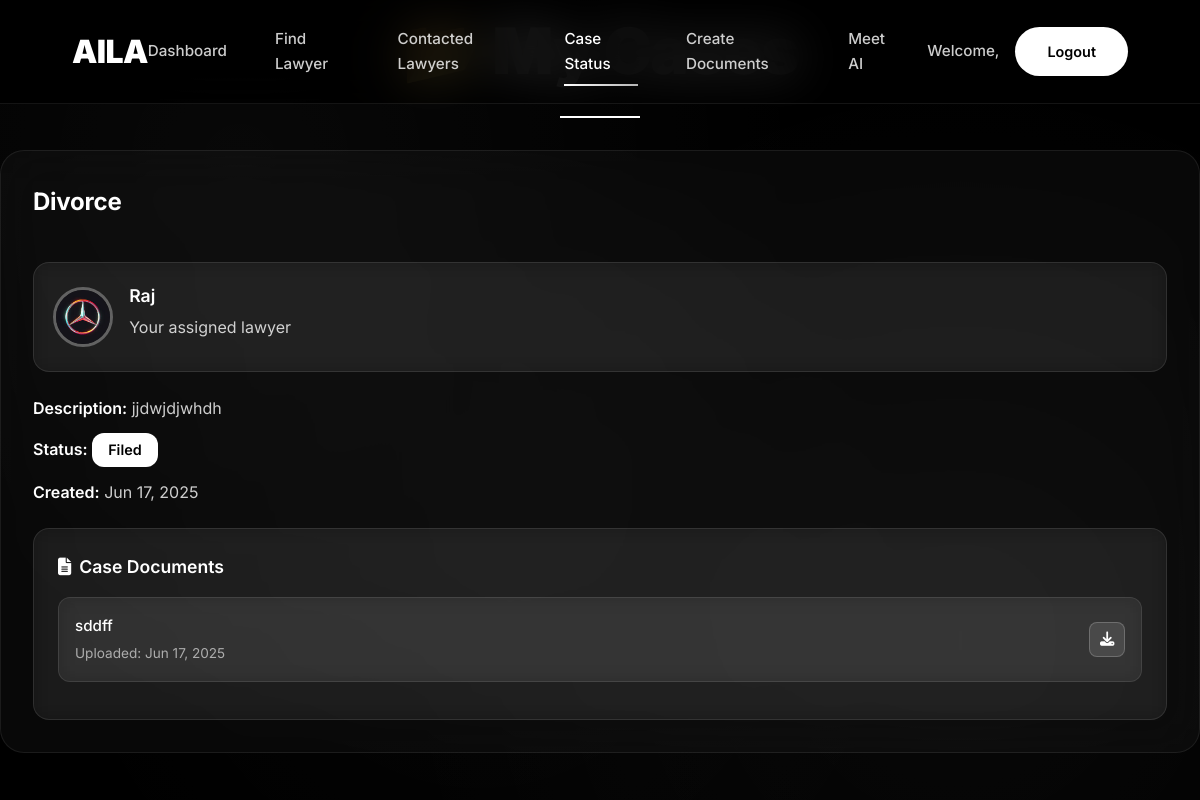
The page /user/cases/ (signed in) on the database its author committed.
### app/models.py (models this page shows, shortened)
class Case(models.Model):
    user = models.ForeignKey(settings.AUTH_USER_MODEL, on_delete=models.CASCADE)
    lawyer = models.ForeignKey(
        settings.AUTH_USER_MODEL,
        on_delete=models.SET_NULL,
        null=True,
        blank=True,
        related_name='cases_as_lawyer'
    )
    case_name = models.CharField(max_length=255)
    client_name = models.CharField(max_length=255, blank=True, null=True)
    description = models.TextField()
    status = models.CharField(max_length=50, choices=[
        ("Reviewing", "Reviewing"),
        ("Filed", "Filed"),
        ("In Court", "In Court"),
        ("Closed", "Closed"),
    ])
    created_at = models.DateTimeField(auto_now_add=True)

class LawyerProfile(models.Model):
    user = models.OneToOneField(CustomUser, on_delete=models.CASCADE)
    phone = models.CharField(max_length=15)
    city = models.CharField(max_length=50)
    experience = models.PositiveIntegerField()
    language = models.TextField(null=True, blank=True)
    practice_area = models.TextField(null=True, blank=True)
    enrollment_number = models.CharField(max_length=50)
    photo = models.ImageField(upload_to='lawyer_photos/')
    is_approved = models.BooleanField(default=False)

class CustomUser(AbstractBaseUser, PermissionsMixin):
    ROLE_CHOICES = (
        ('user', 'User'),
        ('lawyer', 'Lawyer'),
        ('admin', 'Admin'),
    )
    email = models.EmailField(unique=True)
    full_name = models.CharField(max_length=255)
    role = models.CharField(max_length=10, choices=ROLE_CHOICES, default='user')
    is_active = models.BooleanField(default=True)
    is_staff = models.BooleanField(default=False)
    otp = models.CharField(max_length=6, blank=True, null=True)
    objects = CustomUserManager()
    USERNAME_FIELD = 'email'
    REQUIRED_FIELDS = ['full_name']

class CaseDocument(models.Model):
    case = models.ForeignKey(Case, on_delete=models.CASCADE, related_name='documents')
    document = models.FileField(upload_to='case_documents/')
    document_name = models.CharField(max_length=255)
    uploaded_at = models.DateTimeField(auto_now_add=True)
    uploaded_by = models.ForeignKey(settings.AUTH_USER_MODEL, on_delete=models.CASCADE)

### app/views.py (the view)
# urls.py: path('user/cases/', views.user_case_view, name='user_cases'),
@login_required
def user_case_view(request):
    user = request.user
    cases = Case.objects.filter(user=user).order_by('-created_at')
    return render(request, 'user_case.html', {'cases': cases})

### app/templates/user_case.html (shortened to what this page needs)
{% load static %}
<!DOCTYPE html>
<html lang="en">
<head>
  <link rel="stylesheet" href="https://cdnjs.cloudflare.com/ajax/libs/font-awesome/6.5.0/css/all.min.css">
</head>
<body>
  <div class="bg-effects">
    <div class="geometric-pattern"></div>
    <div class="floating-elements" id="floating-elements"></div>
  </div>
  <header>
    <nav>
      <a href="{% url 'user_dashboard' %}" class="logo">AILA</a>
      <ul class="nav-links">
        <li><a href="{% url 'user_dashboard' %}">Dashboard</a></li>
        <li><a href="{% url 'find_lawyer' %}">Find Lawyer</a></li>
        <li><a href="{% url 'contacted_lawyers' %}">Contacted Lawyers</a></li>
        <li><a href="{% url 'user_cases' %}" class="active">Case Status</a></li>
        <li><a href="{% url 'doc' %}">Create Documents</a></li>
        <li><a href="{% url 'chatbot' %}">Meet AI</a></li>
      </ul>
      <div class="header-right">
        <span class="welcome-text">Welcome, {{ name }}</span>
        <a href="{% url 'logout' %}" class="logout-btn">Logout</a>
      </div>
    </nav>
  </header>
  <div class="container">
    <h2>📂 My Cases</h2>
    {% if cases %}
    <div class="case-list {% if cases|length == 1 %}one{% elif cases|length == 2 %}two{% elif cases|length == 3 %}three{% else %}more{% endif %}">
      {% for case in cases %}
      <div class="case-card">
        <div class="case-header">
          <div class="case-info">
            <h3>{{ case.case_name }}</h3>
          </div>
        </div>
        {% if case.lawyer %}
        <div class="lawyer-info">
          {% if case.lawyer.lawyerprofile.photo %}
            <img src="{{ case.lawyer.lawyerprofile.photo.url }}" alt="{{ case.lawyer.full_name }}" class="lawyer-avatar">
          {% else %}
            <div class="lawyer-placeholder">
              {{ case.lawyer.full_name|first|upper }}
            </div>
          {% endif %}
          <div class="lawyer-details">
            <h4>{{ case.lawyer.full_name }}</h4>
            <p>Your assigned lawyer</p>
          </div>
        </div>
        {% endif %}
        <p><strong>Description:</strong> {{ case.description }}</p>
        <p><strong>Status:</strong>
          <span class="status status-{{ case.status|slugify }}">{{ case.status }}</span>
        </p>
        <p><strong>Created:</strong> {{ case.created_at|date:"M d, Y" }}</p>
        <div class="documents-section">
          <div class="documents-header">
            <h4><i class="fas fa-file-alt"></i> Case Documents</h4>
          </div>
          <div class="documents-list">
            {% for doc in case.documents.all %}
            <div class="document-item">
              <div class="document-info">
                <div class="document-name">{{ doc.document_name }}</div>
                <div class="document-date">Uploaded: {{ doc.uploaded_at|date:"M d, Y" }}</div>
              </div>
              <div class="document-actions">
                <a href="{{ doc.document.url }}" target="_blank" class="doc-action-btn" title="Download">
                  <i class="fas fa-download"></i>
                </a>
              </div>
            </div>
            {% empty %}
            <p style="color: #7f8c8d; font-size: 0.9rem; text-align: center; margin: 0;">No documents uploaded yet.</p>
            {% endfor %}
          </div>
        </div>
      </div>
      {% endfor %}
    </div>
    {% else %}
    <div class="no-cases">You have no active cases at the moment.</div>
    {% endif %}
  </div>
</body>
</html>

### rows shown on the page
Case: case_name "Divorce", lawyer.lawyerprofile.photo (picture), lawyer.full_name "Raj", description "jjdwjdjwhdh", status "Filed", created_at "Jun 17, 2025"
CaseDocument: document_name "sddff", uploaded_at "Jun 17, 2025"
